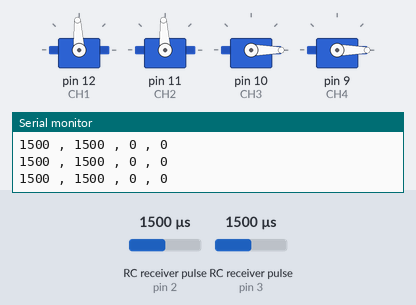
Bench run of a sketch on a simulated Arduino Uno, built with avr-gcc and run on an emulated ATmega328P. Parts: 4 × servo, the last lines printed to the serial monitor. Wiring (inferred from the names in the program): 2 × RC receiver channel: data pin 2 / data pin 3. The test bench sets the inputs (shaded band); at power-on: RC receiver pulse (sensors on pin 2, pin 3) 1500 µs.

Above: at 1.2 s.
1.3 s: RC receiver pulse (sensor on pin 2) set to 1020 µs
At 3.7 s:
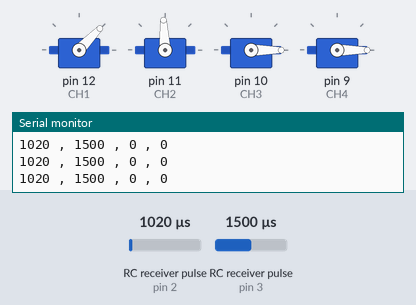
4.3 s: RC receiver pulse (sensor on pin 3) set to 1020 µs
At 6.8 s:
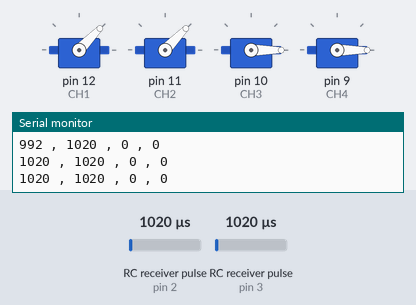
7.3 s: RC receiver pulse (sensor on pin 2) set to 1250 µs
At 9.2 s:
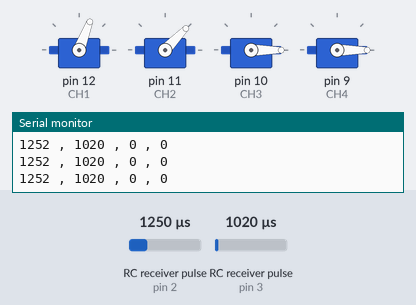
10.3 s: RC receiver pulse (sensor on pin 3) set to 1250 µs
At 11.0 s:
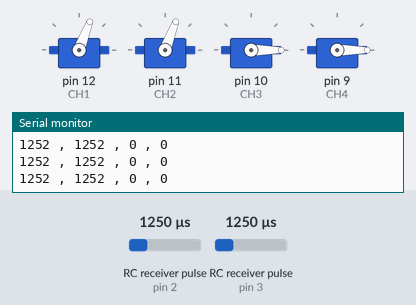
13.3 s: RC receiver pulse (sensor on pin 2) set to 1500 µs
16.3 s: RC receiver pulse (sensor on pin 3) set to 1750 µs
Timing chart, 0 to 20.3 s (numbered marks = the images above; inputs shaded):
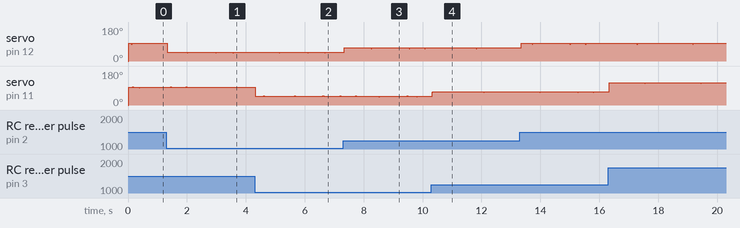

The sketch:

rcvr_test.ino
```cpp
#include <Servo.h>

#define RCPin_CH1 2
#define RCPin_CH2 3
#define RCPin_CH3 18
#define RCPin_CH4 19


Servo CH1;
Servo CH2;
Servo CH3;
Servo CH4;


volatile long StartTime_CH1 = 0;
volatile long CurrentTime_CH1 = 0;
volatile long Pulses_CH1 = 0;
int PulseWidth_CH1 = 0;

volatile long StartTime_CH2 = 0;
volatile long CurrentTime_CH2 = 0;
volatile long Pulses_CH2 = 0;
int PulseWidth_CH2 = 0;

volatile long StartTime_CH3 = 0;
volatile long CurrentTime_CH3 = 0;
volatile long Pulses_CH3 = 0;
int PulseWidth_CH3 = 0;

volatile long StartTime_CH4 = 0;
volatile long CurrentTime_CH4 = 0;
volatile long Pulses_CH4 = 0;
int PulseWidth_CH4 = 0;

void setup() {
  Serial.begin(9600);

  pinMode(RCPin_CH1, INPUT_PULLUP);
  pinMode(RCPin_CH2, INPUT_PULLUP);
  pinMode(RCPin_CH3, INPUT_PULLUP);
  pinMode(RCPin_CH4, INPUT_PULLUP);

  attachInterrupt(digitalPinToInterrupt(RCPin_CH1),PulseTimer_CH1,CHANGE);
  attachInterrupt(digitalPinToInterrupt(RCPin_CH2),PulseTimer_CH2,CHANGE);
  attachInterrupt(digitalPinToInterrupt(RCPin_CH3),PulseTimer_CH3,CHANGE);
  attachInterrupt(digitalPinToInterrupt(RCPin_CH4),PulseTimer_CH4,CHANGE);

  CH1.attach(12);
  CH2.attach(11);
  CH3.attach(10);
  CH4.attach(9);

  CH1.write(1000);
  CH2.write(1000);
  CH3.write(1000);
  CH4.write(1000);
}


void PulseTimer_CH1(){
  CurrentTime_CH1 = micros();
  if (CurrentTime_CH1 > StartTime_CH1){
    Pulses_CH1 = CurrentTime_CH1 - StartTime_CH1;
    StartTime_CH1 = CurrentTime_CH1;
  }
}
void PulseTimer_CH2(){
  CurrentTime_CH2 = micros();
  if (CurrentTime_CH2 > StartTime_CH2){
    Pulses_CH2 = CurrentTime_CH2 - StartTime_CH2;
    StartTime_CH2 = CurrentTime_CH2;
  }
}
void PulseTimer_CH3(){
  CurrentTime_CH3 = micros();
  if (CurrentTime_CH3 > StartTime_CH3){
    Pulses_CH3 = CurrentTime_CH3 - StartTime_CH3;
    StartTime_CH3 = CurrentTime_CH3;
  }
}
void PulseTimer_CH4(){
  CurrentTime_CH4 = micros();
  if (CurrentTime_CH4 > StartTime_CH4){
    Pulses_CH4 = CurrentTime_CH4 - StartTime_CH4;
    StartTime_CH4 = CurrentTime_CH4;
  }
}


void loop() {
  if (Pulses_CH1 < 2000){
    PulseWidth_CH1 = Pulses_CH1;
    CH1.write(PulseWidth_CH1);
  }
  if (Pulses_CH2 < 2000){
    PulseWidth_CH2 = Pulses_CH2;
    CH2.write(PulseWidth_CH2);
  }
  if (Pulses_CH3 < 2000){
    PulseWidth_CH3 = Pulses_CH3;
    CH3.write(PulseWidth_CH3);
  }
  if (Pulses_CH4 < 2000){
    PulseWidth_CH4 = Pulses_CH4;
    CH4.write(PulseWidth_CH4);
  }
  Serial.print(PulseWidth_CH1);
  Serial.print(" , ");
  Serial.print(PulseWidth_CH2);
  Serial.print(" , ");
  Serial.print(PulseWidth_CH3);
  Serial.print(" , ");
  Serial.println(PulseWidth_CH4);

}
```

Measured:
- after the input at 1.3 s, servo on pin 11 (CH2): goes on until 2.0 s, then stays 93°
